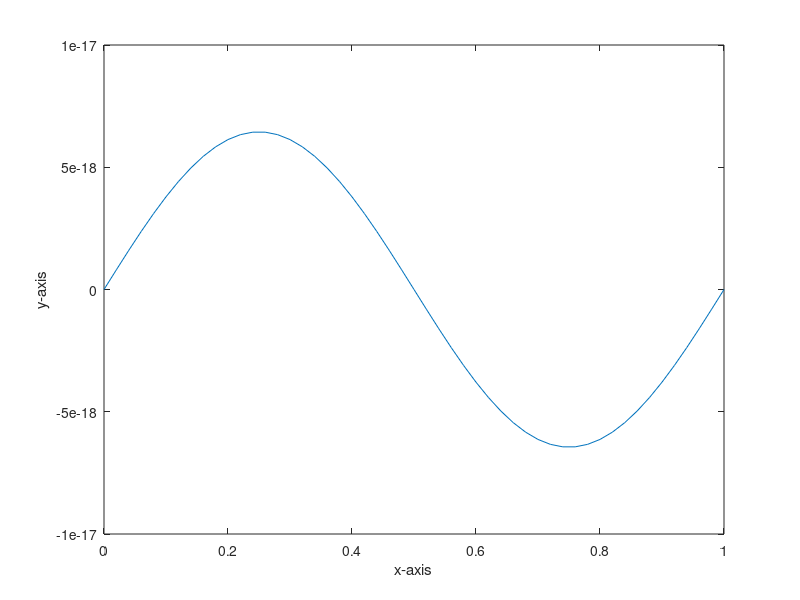

MATLAB code for this plot:
% function U = ex01(n, m)

	n = 50;
	m = 5000;
	% 位置の刻み幅
	h = 1 / n;
	% 時間の刻み幅
	k = 1 / m;
	r = k / h ^ 2;
	% n + 1行, m + 1列の行列
	% 位置、時間
	U = zeros(n + 1, m + 1);

	% 時間が0のときの初期条件
	for i = 2 : n
		x = (i - 1) * h;
		U(i, 1) = sin(2 * pi * x);
	end
	U(1, 1) = 0;
	U(n + 1, 1) = 0;

	% t = 0のときは上で初期化済みだからj = 2スタート
	for j = 1 : m
		for i = 1 : n + 1
			if (i == 1 || i == n + 1)
				U(i, j) = 0;
			else
				U(i, j + 1) = r * U(i - 1, j) + (1 - 2 * r) * U(i, j) + r * U(i + 1, j);
			end
		end
	end

	figure(1)
	clf
	plot(linspace(0, 1, n + 1), U(:, m + 1));
	xlabel('x-axis')
	ylabel('y-axis')
